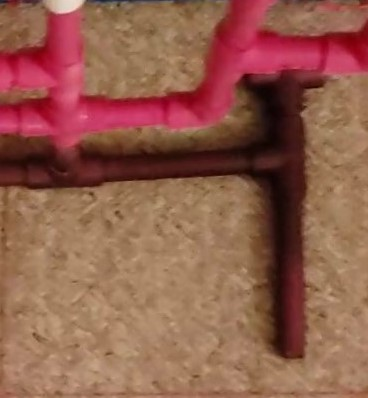
#> input picture images/objects/1/coral/R2.jpg, 368 x 398 px
$ python ShapeDetector.py
#> lines starting #> are read from the running program, lines starting #| are printed output that depends on the picture; long printed decimals are rounded
### vision/images.py
"""Contains methods to get testing images from the images directory"""

import cv2
import os
from os import path, walk
from vision import images_path, config

def get_image(*paths):
    """Returns the image at the specified path with each folder as a separate argument.
    For example: `get_image("coral", "1", "1.jpg")`"""
    return cv2.imread(path.join(images_path, *paths))
#> returned value is the input picture: shape (398, 368, 3); mean B, G, R 76.2, 93.4, 145.7

# [18 lines left out: functions show_image, get_all_images, not called in this run]

def get_video(*paths):
    """Returns a VideoCapture object from a video file at the specified path with each folder as a separate argument."""
    return cv2.VideoCapture(path.join(images_path, *paths))

# [14 lines left out: functions get_folder, clear_folder, not called in this run]

def show_debug(image, name="Image", wait=True):
    """
    If it is running in debug mode, then the given image will be displayed.
    Parameters:
    image: The image to display
    name (str): The name of the window (Default "Image")
    wait (bool): If true, code will stop execution until a key is pressed (Default True)
    """
    if config.debug:
        cv2.imshow(name, image)
        if wait:
            cv2.waitKey(0)

### vision/colors.py
"""Gets the dominant colors in an image"""

from sklearn.cluster import KMeans
import numpy as np
import cv2
from vision.images import show_debug

def centroid_histogram(clt):
    """Gets number of different clusters and returns a normalized histogram from number of pixels assigned to each cluster.
    For example: 'centroid_histogram(clusters)'"""
    num_labels = np.arange(0, len(np.unique(clt.labels_)) + 1)
    (hist, _) = np.histogram(clt.labels_, bins=num_labels)

    # normalize the histogram so it sums to one
    hist = hist.astype("float")
    hist /= hist.sum()

    return hist


def plot_colors(hist, centroids):
    """Creates color bar window and plots the different colors of the image.
    For example: 'plot_colors(hist, clt.cluster_centers_)'"""
    # Dimensions of color bar window
    width = 500
    height = 50

    # Setting up the color bar window
    bar = np.zeros((height, width, 3), dtype="uint8")
    start_x = 0

    # Plot different colors
    for color in centroids:
        end_x = start_x + (width/len(centroids))
        cv2.rectangle(bar, (int(start_x), 0), (int(end_x), 50), color.astype("uint8").tolist(), -1)
        start_x = end_x
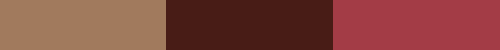
#> bar: shape (50, 500, 3); mean of channels 0, 1, 2 61.6, 69.9, 131.9; drawn as B, G, R

    return bar


def get_colors(image, clusters):
    """Gets the colors in an image and displays the histogram.
    For example: 'get_colors("coral", 8)'"""
    show_debug(image, wait=False)

    image = image.reshape(image.shape[0] * image.shape[1], 3)

    clt = KMeans(n_clusters=clusters)
    clt.fit(image)

    centroids = clt.cluster_centers_

    hist = centroid_histogram(clt)
    bar = plot_colors(hist, clt.cluster_centers_)

    show_debug(bar, name="Colors")
    cv2.destroyAllWindows()

    return centroids

### vision/__init__.py
from os import path

parent_dir = path.split(path.dirname(__file__))[0]
images_path = path.join(parent_dir, "images")

class Config:
    def __init__(self, debug):
        self.debug = debug

config = Config(False)

### vision/ShapeDetection/ShapeDetector.py
import cv2
import imutils
from vision import config
from vision.coral.coral_ui import Coral
from vision.images import get_image
from vision.colors import *
from vision.images import *
import numpy as np

#Debug Mode on
config.debug = True

class ShapeDetector:
    def __init__(self):
        pass

    # [72 lines left out: functions detect, add_shape, detect_shapes, not called in this run]

#takes in a 2D array of NumColors arrays of [Blue, Green, Red] values
#sorts the values in order of least to greatest and returns an array containing the order of the RGB values from least to greatest
def get_Order(Color_values, dominant):
    order = [0, 1, 2]
    temp = [0] *3
    for j in range(0, 3):
        temp[j] = Color_values[dominant][j]
    count =0
    while (count < 2):
        for iter in range(0,2):
            if temp[iter] > temp[iter + 1]:
                hold = temp[iter +1]
                temp[iter +1] = temp[iter]
                temp[iter] = hold
                hold = order[iter]
                order[iter] = order[iter + 1]
                order[iter + 1] = hold
        count += 1
    return order

#Convert RGB values to HSL
def HSL_Converter(Color_values, dominant, order):
    #Convert RGB to range 0-1
    for j in range (0,3):
        Color_values[dominant][j] = Color_values[dominant][j] / 255
    min = Color_values[dominant][order[0]]
    max = Color_values[dominant][2]

    #Luminance calculation
    Luminance = (max + min) / 2
    #Saturation calculation
    if Luminance <= 0.5:
        Saturation = (max - min)/(max + min)
    else:
        Saturation = (max - min) / (2-max-min)
    #hue calculation
    Hue = (Color_values[dominant][1] - Color_values[dominant][0]) /(max - min)
    Hue = Hue * 60
    if Hue < 0:
        Hue += 360

    HSL = [Hue, Saturation *100, Luminance * 100]
    #print(HSL)
    return HSL

#interprets HSL values
def HSL_reader(HSL):
    if HSL[0] >40:
        if HSL[2] > HSL[1]:
            print("star")
        elif HSL[1] > HSL[2]:
            print("coral")

#traverse through 2darray Color_values and find largest value in each color RGB.
def color_check(image):
    resized = imutils.resize(image, width=300)  # resize to simplify shape

    #Number of colors to find in image
    NumColors = 3
    Color_values = get_colors(image, NumColors)
#> Color_values = [[93.56, 122.9, 161.7], [22.87, 28.77, 72.46], [70.96, 60.02, 163.1]]
    print(Color_values)
#| [[ 93.556 122.925 161.711]
#|  [ 22.865  28.767  72.461]
#|  [ 70.962  60.019 163.085]]

    #Boolean representing lack of nonBlue color
    Blue = True

    #If Red value is largest -> red=star;If blue value is largest ->blue=>send to shapeDetection
    #if (largest - 2nd largest) < (2nd largest - smallest) -> Yellow=fragment
    for dominant in range(0, NumColors):
        order = get_Order(Color_values, dominant)
        if order[2] == 2:
            HSL_reader(HSL_Converter(Color_values, dominant, order))
            Blue = False
        elif (Color_values[dominant][order[2]] - Color_values[dominant][order[1]]) < (Color_values[dominant][order[1]] - Color_values[dominant][order[0]]):
            print("fragment")
            Blue = False
#> this loop made 3 passes
#> (min in HSL_Converter, max in HSL_Converter, Luminance in HSL_Converter, Saturation in HSL_Converter, Hue in HSL_Converter, HSL in HSL_Converter) on passes 1 to 3: (0.367, 0.634, 0.501, 0.268, 25.85, [25.85, 26.76, 50.05]), (0.0897, 0.284, 0.187, 0.52, 7.14, [7.14, 52.03, 18.69]), (0.235, 0.64, 0.437, 0.462, 353.6, [353.6, 46.2, 43.75])
    if Blue:
        num_shapes = detect_shapes(image)
        print(num_shapes)


image = get_image("objects", "1", "coral", "R2.jpg")
color_check(image)

$ run again, with images/objects/1/coral/2.jpg copied over images/objects/1/coral/R2.jpg
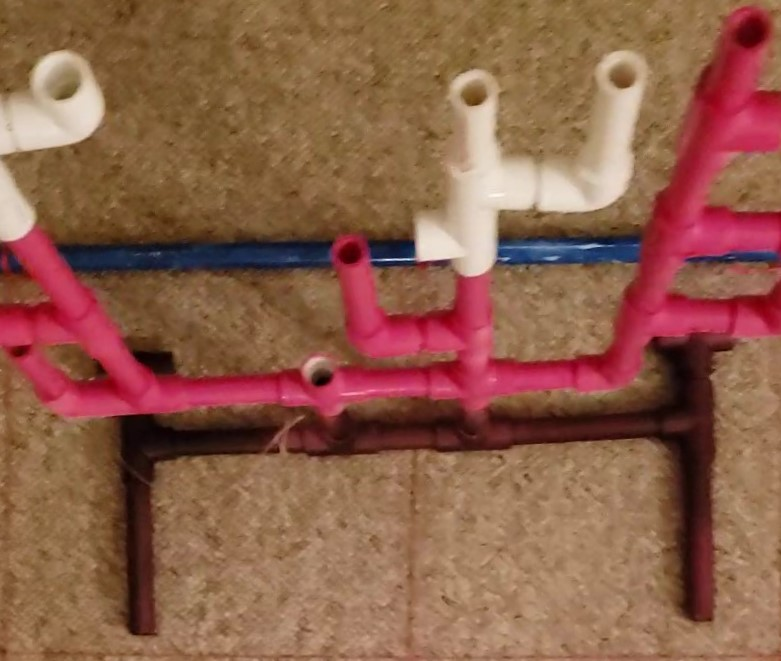
#> input picture images/objects/1/coral/2.jpg, 781 x 661 px
#> in get_image, returned value is the input picture: shape (661, 781, 3); mean B, G, R 73.7, 94.6, 141.9
#> after the loop in plot_colors, `for color in centroids:`:
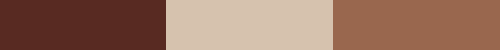
#> bar: shape (50, 500, 3); mean of channels 0, 1, 2 95.5, 113.1, 151.8; drawn as B, G, R
#> Color_values = [[34.14, 42.74, 88.11], [174.9, 194.1, 214], [78.48, 103.3, 153.2]]
#| [[ 34.142  42.735  88.112]
#|  [174.875 194.051 214.002]
#|  [ 78.478 103.322 153.206]]
#> the loop in color_check, `for dominant in range(0, NumColors):` made 3 passes
#> (min in HSL_Converter, max in HSL_Converter, Luminance in HSL_Converter, Saturation in HSL_Converter, Hue in HSL_Converter, HSL in HSL_Converter) on passes 1 to 3: (0.134, 0.346, 0.24, 0.441, 9.55, [9.55, 44.15, 23.97]), (0.686, 0.839, 0.763, 0.323, 29.41, [29.41, 32.3, 76.25]), (0.308, 0.601, 0.454, 0.323, 19.95, [19.95, 32.25, 45.43])

$ run again, with images/objects/1/coral/L2.jpg copied over images/objects/1/coral/R2.jpg
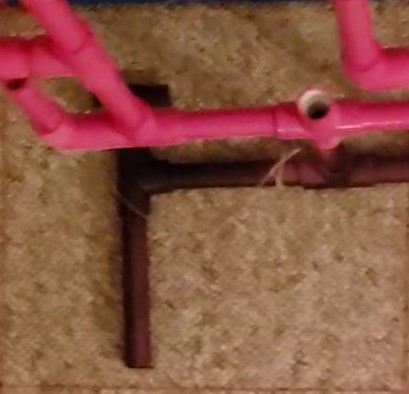
#> input picture images/objects/1/coral/L2.jpg, 409 x 394 px
#> in get_image, returned value is the input picture: shape (394, 409, 3); mean B, G, R 67.2, 85.2, 138.5
#> after the loop in plot_colors, `for color in centroids:`:
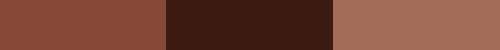
#> bar: shape (50, 500, 3); mean of channels 0, 1, 2 53.7, 69.7, 119; drawn as B, G, R
#> Color_values = [[54.81, 74.02, 133], [19.84, 27.64, 61.59], [88.37, 108.4, 163.2]]
#| [[ 54.811  74.019 133.025]
#|  [ 19.841  27.643  61.591]
#|  [ 88.369 108.363 163.236 ]]
#> the loop in color_check, `for dominant in range(0, NumColors):` made 3 passes
#> (min in HSL_Converter, max in HSL_Converter, Luminance in HSL_Converter, Saturation in HSL_Converter, Hue in HSL_Converter, HSL in HSL_Converter) on passes 1 to 3: (0.215, 0.522, 0.368, 0.416, 14.73, [14.73, 41.64, 36.83]), (0.0778, 0.242, 0.16, 0.513, 11.21, [11.21, 51.27, 15.97]), (0.347, 0.64, 0.493, 0.298, 16.02, [16.02, 29.76, 49.33])

$ run again, with images/objects/1/coral/Og.jpg copied over images/objects/1/coral/R2.jpg
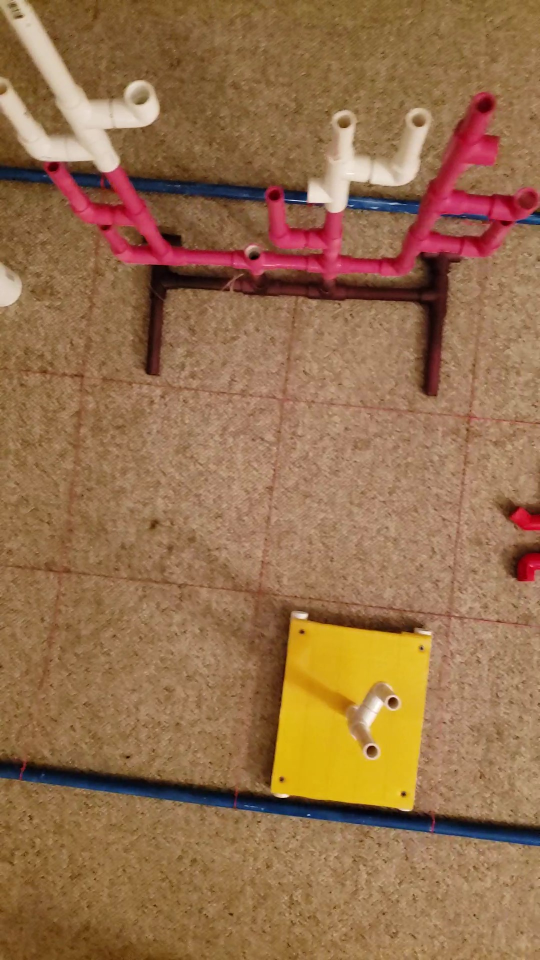
#> input picture images/objects/1/coral/Og.jpg, 1080 x 1920 px (shown at 1/2 size)
#> in get_image, returned value is the input picture: shape (1920, 1080, 3); mean B, G, R 75.5, 111.5, 150.6
#> in color_check, `resized = imutils.resize(image, width=300)`:
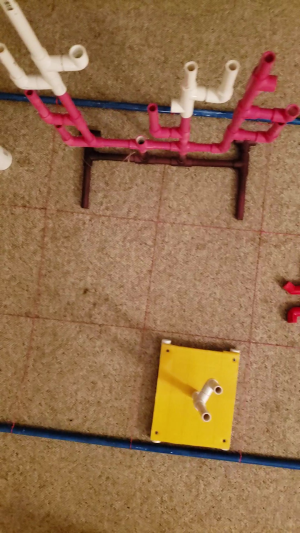
#> resized: shape (533, 300, 3); mean B, G, R 75.5, 111.5, 150.6
#> after the loop in plot_colors, `for color in centroids:`:
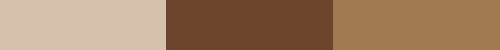
#> bar: shape (50, 500, 3); mean of channels 0, 1, 2 99.2, 127.9, 160.9; drawn as B, G, R
#> Color_values = [[172.1, 193.5, 213.9], [44.27, 69.25, 108.1], [82.35, 122.7, 162.8]]
#| [[172.111 193.501 213.854]
#|  [ 44.267  69.250 108.133]
#|  [ 82.351 122.730 162.758]]
#> the loop in color_check, `for dominant in range(0, NumColors):` made 3 passes
#> (min in HSL_Converter, max in HSL_Converter, Luminance in HSL_Converter, Saturation in HSL_Converter, Hue in HSL_Converter, HSL in HSL_Converter) on passes 1 to 3: (0.675, 0.839, 0.757, 0.337, 30.75, [30.75, 33.65, 75.68]), (0.174, 0.424, 0.299, 0.419, 23.47, [23.47, 41.91, 29.88]), (0.323, 0.638, 0.481, 0.328, 30.13, [30.13, 32.8, 48.06])
